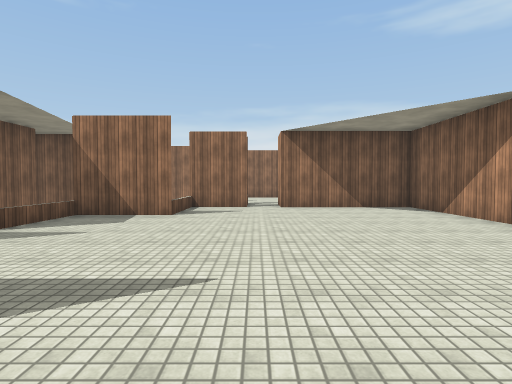
view 1 (above)

16 first-person views from a walk through a scene from a Unity 3-D project. The camera is 1.4 m above the floor, tilts 2° down and sees 80° across. The floor is counted in squares, 2 m on a side. Each view is taken from the middle of a square. On the plan, view 1 faces up. The plan holds only what a view shows up to about 10 squares ahead; the rest is blank. The player character is not drawn. Surface patterns are stand-ins for the level's own textures.

view 2
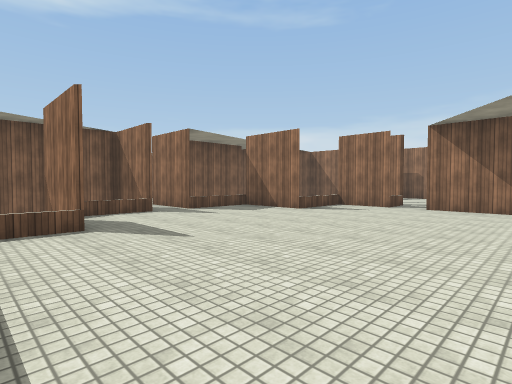

view 3
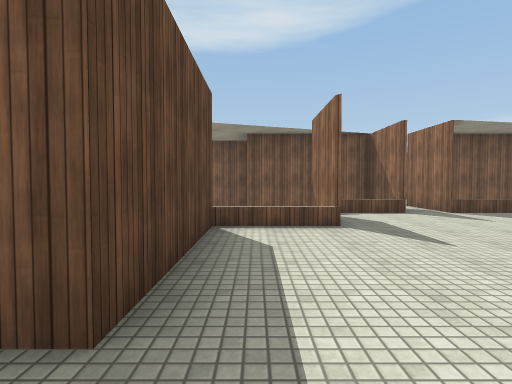

view 4
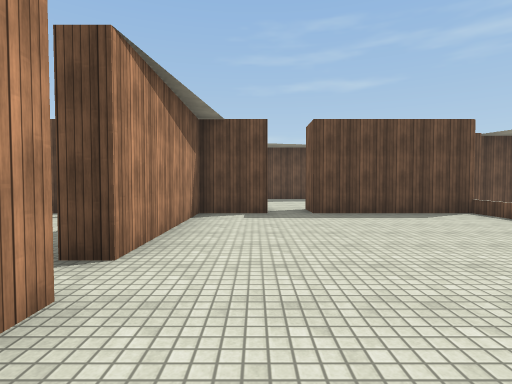

view 5
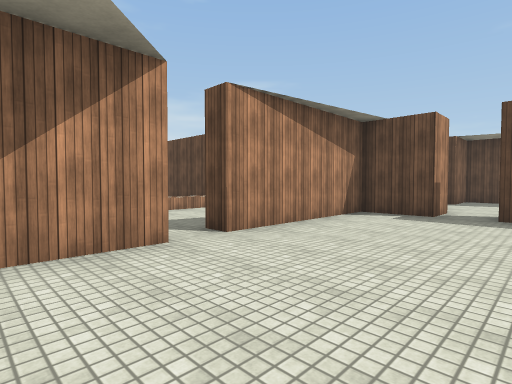

view 6
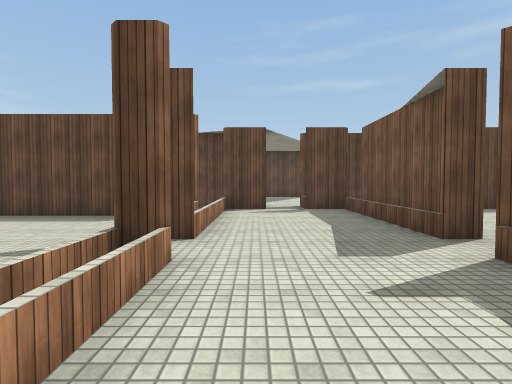

view 7
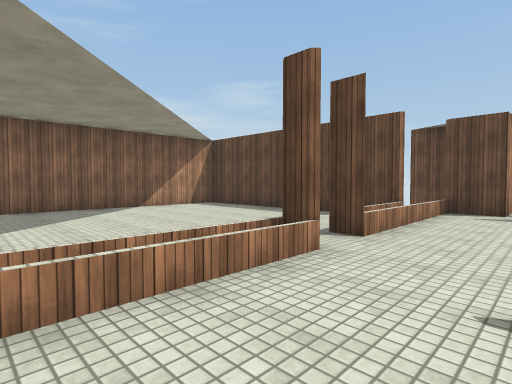

view 8
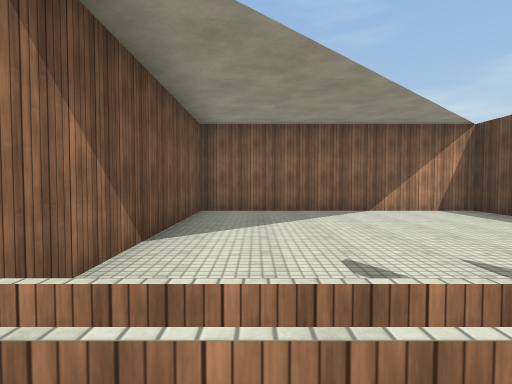

view 9
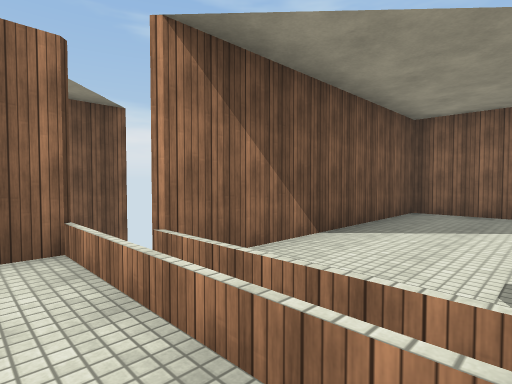

view 10
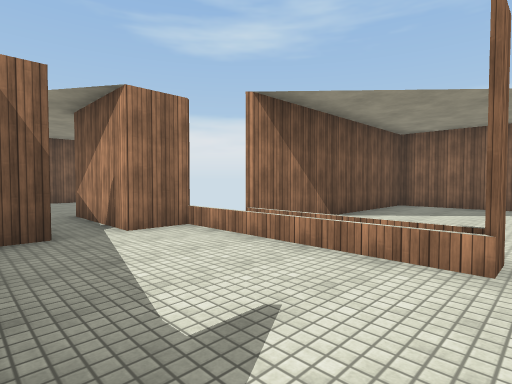

view 11
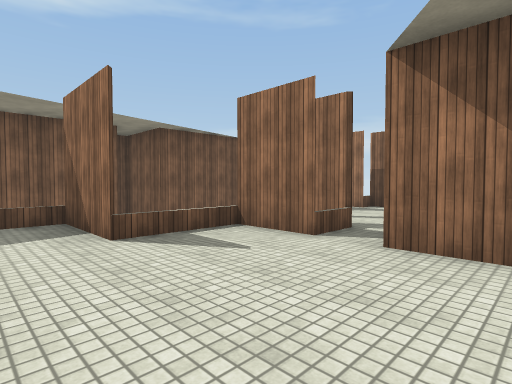

view 12
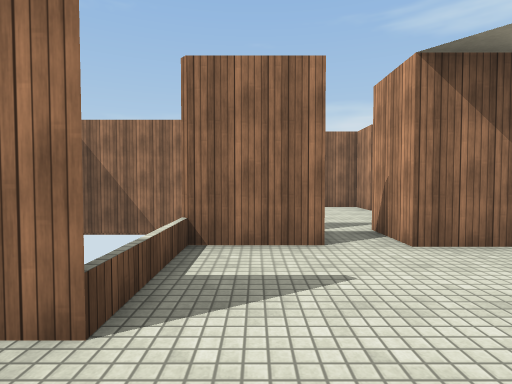

view 13
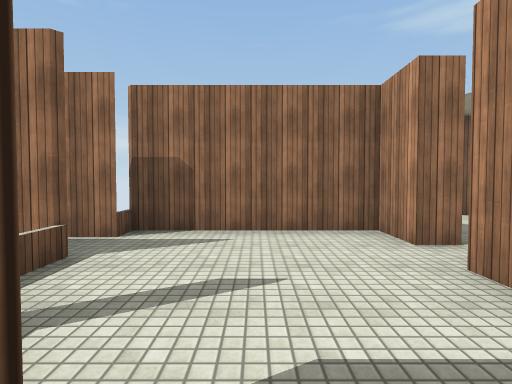

view 14
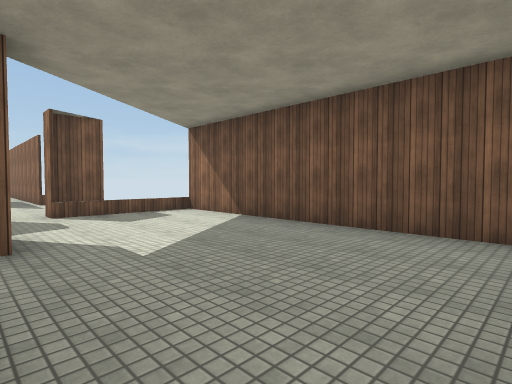

view 15
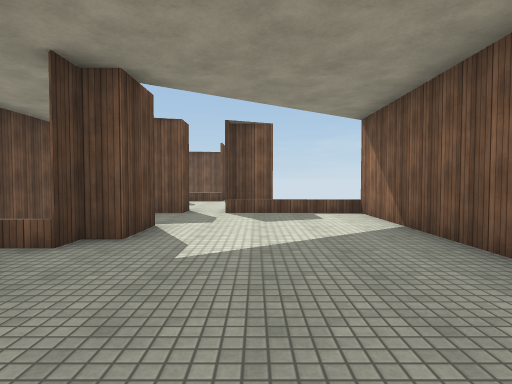

view 16
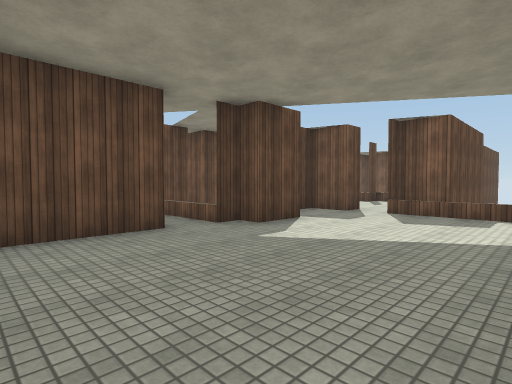

### Floor plan
Key: @ floor where view 1 was taken; # wall or solid block; x gap in a wall; . floor; = window, fence, low wall or low ledge.
Columns run from 7 left of view 1 to 15 right of it. Each row starts with its distance up from view 1.
 16          ########
 15           .......
 14      #### .......
 13     ##...#.......
 12     .............
 11   ###=...#..#....#
 10   #   ...####.####
  9   #  ##.#####.##
  8 ###   .....#... #######
  7   ###=.....#...#......#
  6   ##.......#...=......#
  5   ##.......#...=......#
  4   ....................#
  3   ##.......#...#......#
  2   #=.......#...=......#
  1   ####.....#...x......#
  0   #   .@...#... #######
 -1      ####.###.###
 -2          .#  .. #
 -3   ##     .
 -4          ..
 -5          .#
 -6           #

Positions as (right, up) in squares from view 1, and headings:
1: (0, 0), facing up
2: (3, 0), facing up-left
3: (3, 0), facing left
4: (3, 6), facing down
5: (1, 6), facing down-right
6: (7, 7), facing down
7: (6, 7), facing down-right
8: (7, 6), facing right
9: (7, 5), facing up-right
10: (5, 4), facing up-right
11: (2, 5), facing up-left
12: (-1, 5), facing up
13: (0, 9), facing up
14: (9, 11), facing up-left
15: (9, 13), facing left
16: (9, 15), facing down-left
